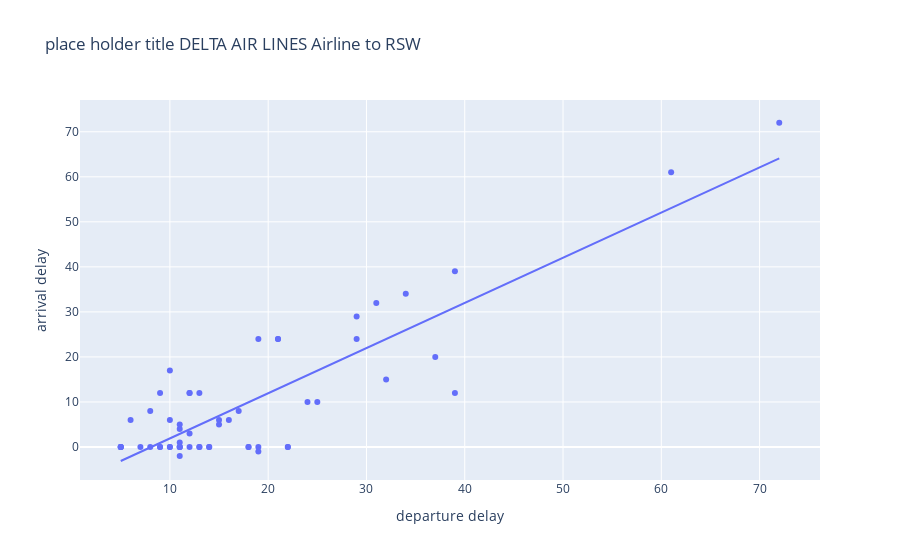

Notebook code for this chart:
### Code cell
# need to change label content - a dot with a label, with hover- over, with regression line
import pandas as pd
import seaborn as sns
import matplotlib.pyplot as plt
from sklearn.linear_model import LinearRegression
import ipywidgets as widgets
from IPython.display import display
import numpy as np

# Assuming your dataset is stored in 'sample_final_data.csv'
# df = pd.read_csv('sample_final_data.csv')

# User input for departure airport, airline, and destination airport
departure_airport = input("Enter departure airport (e.g., ATL): ").lower()
airline = input("Enter airline (e.g., Delta Air Lines): ").lower()
destination_airport = input("Enter destination airport (e.g., RSW): ").lower()

# Filter the dataframe based on user input
filtered_df = df[(df['departure airport IATA'] == departure_airport) &
                 (df['Airline Company'] == airline) &
                 (df['arrival airport IATA'] == destination_airport)]

# Check if there are any matching records
if filtered_df.empty:
    print("No matching records found.")
else:
    fig_delay = px.scatter(filtered_df, x='delay in mins', y='estimatedDelay', title=f'place holder title {airline.upper()} Airline to {destination_airport.upper()}',
                 labels={'delay in mins': 'departure delay', 'estimatedDelay': 'arrival delay'},
                 hover_name='arrival airport IATA',
                 hover_data={'arrival airport IATA': False, 'delay in mins': True, 'estimatedDelay': '|%B %d, %Y %I:%M %p'},
                 trendline='ols',  # stands for Ordinary Least Squares
                 )
fig_delay.show()

### Figure 1 — Plotly figure (JSON) as saved in the notebook; plotly's stock layout.template omitted (floating-point values rounded to 4 significant figures)
{"data": [{"customdata": [["rsw"], ["rsw"], ["rsw"], ["rsw"], ["rsw"], ["rsw"], ["rsw"], ["rsw"], ["rsw"], ["rsw"], ["rsw"], ["rsw"], ["rsw"], ["rsw"], ["rsw"], ["rsw"], ["rsw"], ["rsw"], ["rsw"], ["rsw"], ["rsw"], ["rsw"], ["rsw"], ["rsw"], ["rsw"], ["rsw"], ["rsw"], ["rsw"], ["rsw"], ["rsw"], ["rsw"], ["rsw"], ["rsw"], ["rsw"], ["rsw"], ["rsw"], ["rsw"], ["rsw"], ["rsw"], ["rsw"], ["rsw"], ["rsw"], ["rsw"], ["rsw"], ["rsw"], ["rsw"], ["rsw"], ["rsw"], ["rsw"], ["rsw"], ["rsw"], ["rsw"], ["rsw"], ["rsw"], ["rsw"], ["rsw"], ["rsw"]], "hovertemplate": "<b>%{hovertext}</b><br><br>departure delay=%{x}<br>arrival delay=%{y|%B %d, %Y %I:%M %p}<extra></extra>", "hovertext": ["rsw", "rsw", "rsw", "rsw", "rsw", "rsw", "rsw", "rsw", "rsw", "rsw", "rsw", "rsw", "rsw", "rsw", "rsw", "rsw", "rsw", "rsw", "rsw", "rsw", "rsw", "rsw", "rsw", "rsw", "rsw", "rsw", "rsw", "rsw", "rsw", "rsw", "rsw", "rsw", "rsw", "rsw", "rsw", "rsw", "rsw", "rsw", "rsw", "rsw", "rsw", "rsw", "rsw", "rsw", "rsw", "rsw", "rsw", "rsw", "rsw", "rsw", "rsw", "rsw", "rsw", "rsw", "rsw", "rsw", "rsw"], "legendgroup": "", "marker": {"color": "#636efa", "symbol": "circle"}, "mode": "markers", "name": "", "orientation": "v", "showlegend": false, "type": "scatter", "x": [12, 13, 10, 5, 29, 7, 21, 32, 39, 11, 15, 5, 11, 8, 37, 11, 11, 10, 34, 8, 15, 25, 7, 5, 10, 6, 18, 29, 24, 11, 13, 14, 16, 13, 22, 11, 9, 10, 14, 11, 19, 22, 5, 12, 19, 21, 31, 18, 39, 72, 19, 12, 17, 9, 9, 12, 61], "xaxis": "x", "y": [12, 0, 17, 0, 29, 0, 24, 15, 12, 1, 6, 0, 0, 8, 20, 0, 4, 0, 34, 0, 5, 10, null, 0, 6, 6, 0, 24, 10, 0, 12, 0, 6, 0, 0, -2, 12, 0, 0, 5, -1, 0, 0, 0, 0, 24, 32, 0, 39, 72, 24, 3, 8, 0, 0, 12, 61], "yaxis": "y"}, {"hovertemplate": "<b>OLS trendline</b><br>estimatedDelay = 1.0033 * delay in mins + -8.13047<br>R<sup>2</sup>=0.743973<br><br>departure delay=%{x}<br>arrival delay=%{y|%B %d, %Y %I:%M %p} <b>(trend)</b><extra></extra>", "legendgroup": "", "marker": {"color": "#636efa", "symbol": "circle"}, "mode": "lines", "name": "", "showlegend": false, "type": "scatter", "x": [5, 5, 5, 5, 6, 7, 8, 8, 9, 9, 9, 10, 10, 10, 10, 11, 11, 11, 11, 11, 11, 11, 12, 12, 12, 12, 13, 13, 13, 14, 14, 15, 15, 16, 17, 18, 18, 19, 19, 19, 21, 21, 22, 22, 24, 25, 29, 29, 31, 32, 34, 37, 39, 39, 61, 72], "xaxis": "x", "y": [-3.114, -3.114, -3.114, -3.114, -2.111, -1.107, -0.1041, -0.1041, 0.8992, 0.8992, 0.8992, 1.903, 1.903, 1.903, 1.903, 2.906, 2.906, 2.906, 2.906, 2.906, 2.906, 2.906, 3.909, 3.909, 3.909, 3.909, 4.912, 4.912, 4.912, 5.916, 5.916, 6.919, 6.919, 7.922, 8.926, 9.929, 9.929, 10.93, 10.93, 10.93, 12.94, 12.94, 13.94, 13.94, 15.95, 16.95, 20.97, 20.97, 22.97, 23.98, 25.98, 28.99, 31.0, 31.0, 53.07, 64.11], "yaxis": "y"}], "layout": {"legend": {"tracegroupgap": 0}, "title": {"text": "place holder title DELTA AIR LINES Airline to RSW"}, "xaxis": {"anchor": "y", "domain": [0, 1], "title": {"text": "departure delay"}}, "yaxis": {"anchor": "x", "domain": [0, 1], "title": {"text": "arrival delay"}}}}
